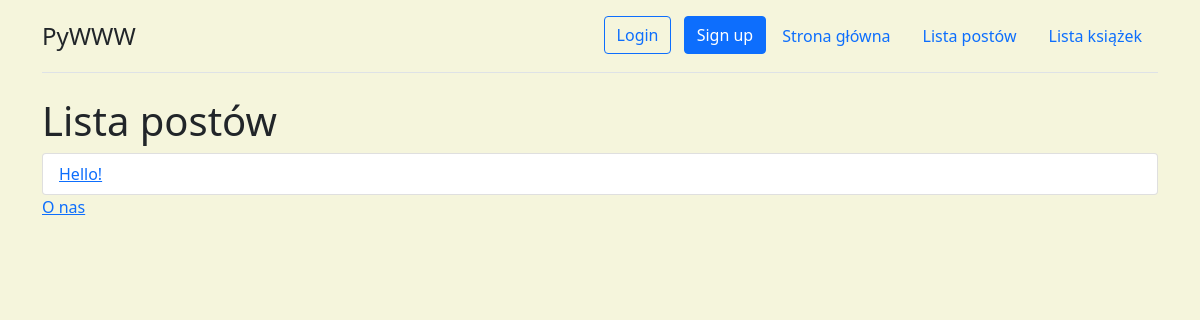
/posts/, run on an earlier commit of the app's database.
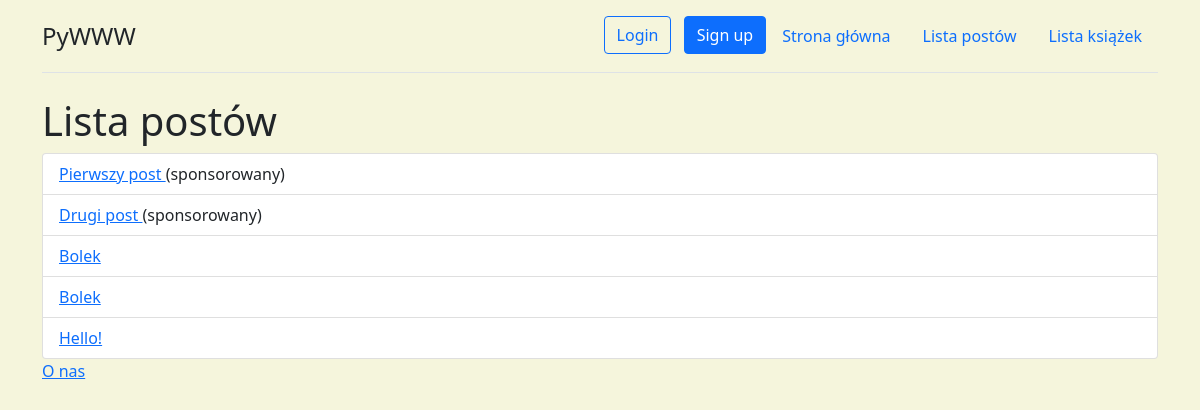
And on a later commit of the database.
### posts/models.py (models this page shows, shortened)
class Timestamped(models.Model, CheckAgeMixin):
    created = models.DateTimeField(auto_now_add=True)
    modified = models.DateTimeField(auto_now=True)
    class Meta:
        abstract = True

class Post(Timestamped):
    title = models.CharField(verbose_name="Tytuł", max_length=255)
    content = models.TextField(verbose_name="Treść")
    published = models.BooleanField(verbose_name="Opublikowany", default=False)
    sponsored = models.BooleanField(verbose_name="Sponsorowany", default=False)
    user = models.ForeignKey("auth.User", on_delete=models.CASCADE)
    example_file = models.FileField(upload_to='posts/esamples', blank=True, null=True)
    image_width = models.IntegerField(blank=True, null=True, editable=False)
    image = models.ImageField(upload_to="posts/images/%Y/%m/%d", null=True, blank=True, width_field="image_width")
    tags = models.ManyToManyField('tags.Tag', related_name="posts")

### posts/views.py (the view)
# urls.py: path('', posts_list, name="list"),
def posts_list(request):
    posts = Post.objects.filter(published=True)
    context = {'posts_list': posts}
    return render(request, "posts/list.html", context)

### posts/templates/posts/list.html
{% extends 'base.html' %}
{% load static %}
{% block styles %}
    <link href="{% static 'posts/css/style.css' %}" rel="stylesheet">
{% endblock %}
{% block content %}
    <h1>Lista postów</h1>
    <ul class="list-group">
        {% for post in posts_list %}
            <li class="list-group-item">
                <a href="{% url 'posts:details' post.id %}">
                    {{ post.title }} </a>
                {% if post.sponsored %}
                    (sponsorowany)
                {% endif %}
            </li>
        {% endfor %}
    </ul>
{% endblock %}

What changed in the data, as far as the page shows it:
now on this page (row edited): Post: title "Pierwszy post", sponsored "(sponsorowany)"
now on this page (row edited): Post: title "Drugi post", sponsored "(sponsorowany)"
now on this page (row edited): Post: title "Bolek"
now on this page (row edited): Post: title "Bolek"
